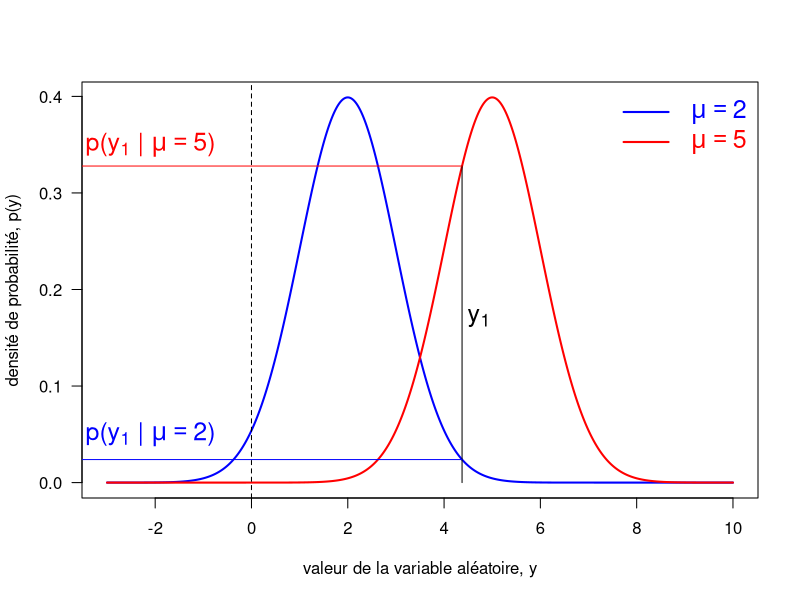
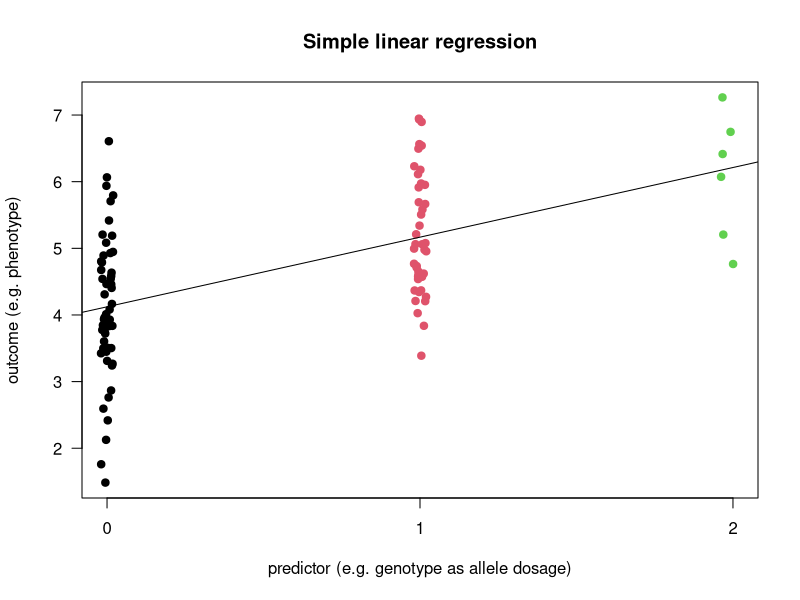
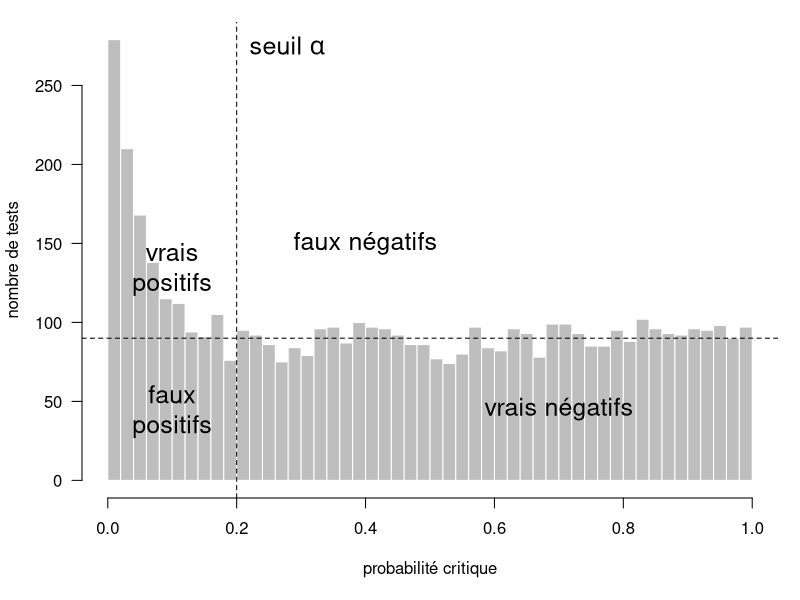
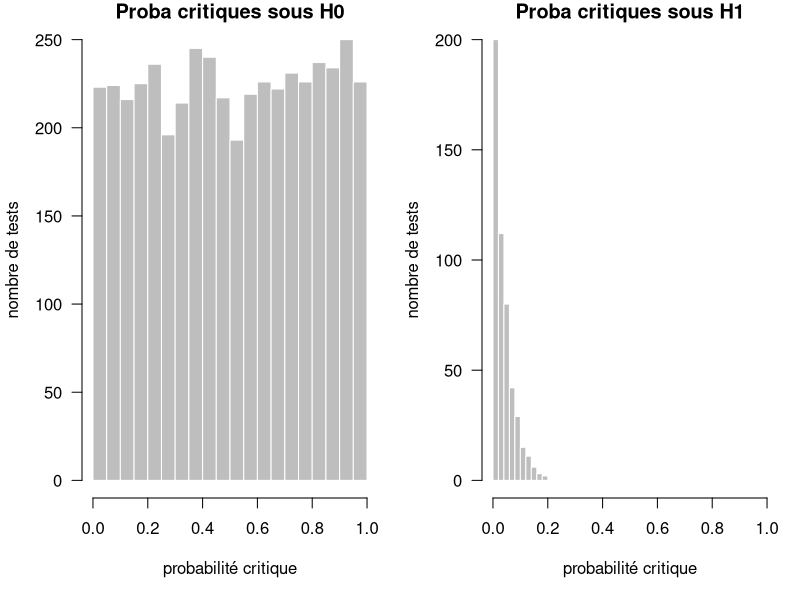
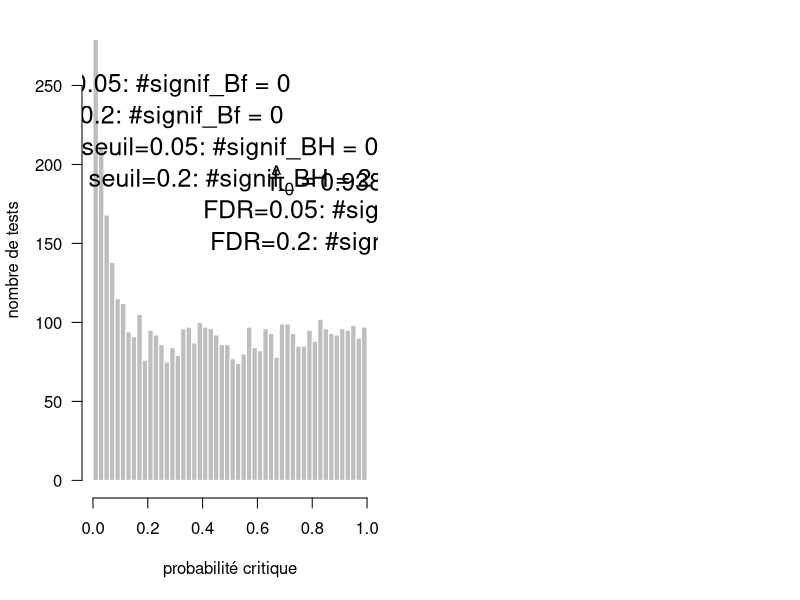

Source code (R) for these figures, in order:
## ---- chunk 1
R.v.maj <- as.numeric(R.version$major)
R.v.min.1 <- as.numeric(strsplit(R.version$minor, "\\.")[[1]][1])
if(R.v.maj < 2 || (R.v.maj == 2 && R.v.min.1 < 15))
  stop("requires R >= 2.15", call.=FALSE)

suppressPackageStartupMessages(library(knitr))
opts_chunk$set(echo=TRUE, warning=TRUE, message=TRUE, cache=FALSE)

suppressPackageStartupMessages(library(qvalue))
## ---- chunk 2
set.seed(1)
y <- rnorm(n=3, mean=5, sd=1)
## ---- chunk 3
x <- seq(from=-3, to=10, length.out=1000)
plot(x=x, y=dnorm(x=x, mean=2, sd=1), type="l", col="blue",
     main="", las=1, lwd=2,
     xlab="valeur de la variable aléatoire, y",
     ylab="densité de probabilité, p(y)")
points(x=x, y=dnorm(x=x, mean=5, sd=1), type="l", col="red", lwd=2)
abline(v=0, lty=2)
legend("topright", legend=c(expression(mu==2), expression(mu==5)),
       col=c("blue", "red"), text.col=c("blue", "red"),
       lty=1, bty="n", cex=1.5, lwd=2)
segments(x0=y[1], y0=0, x1=y[1], y1=dnorm(x=y[1], mean=5, sd=1))
text(x=1.08*y[1], y=0.17, labels=expression(y[1]), cex=1.5)
segments(x0=y[1], y0=dnorm(x=y[1], mean=2, sd=1),
         x1=-5, y1=dnorm(x=y[1], mean=2, sd=1), col="blue")
text(x=-2.1, y=0.05, labels=expression(paste("p(", y[1], " | ", mu == 2, ")",
  sep="")), cex=1.5, col="blue")
segments(x0=y[1], y0=dnorm(x=y[1], mean=5, sd=1),
         x1=-5, y1=dnorm(x=y[1], mean=5, sd=1), col="red")
text(x=-2.1, y=0.35, labels=expression(paste("p(", y[1], " | ", mu == 5, ")",
  sep="")), cex=1.5, col="red")
## ---- chunk 4
set.seed(1859)
N <- 100
x <- rbinom(n=N, size=2, prob=0.3)
mu <- 4
pve <- 0.4 # = var(x beta) / var(y)
sigma <- 1
(beta <- sigma * sqrt(pve / ((1 - pve) * var(x))))
e <- rnorm(n=N, mean=0, sd=sigma)
y <- mu + beta * x + e
## ---- chunk 5
res <- lm(y ~ x); summary(res)
(sigma.hat <- sqrt((1/(N-2) * sum(res$residuals^2))))
## ---- chunk 6
(beta.hat <- ((t(x) %*% y - N * mean(x) * mean(y)) /
                (t(x) %*% x - N * mean(x)^2))[1,1])
(sigma.hat <- sqrt((1/(N-2) * sum(res$residuals^2))))
(se.beta.hat <- sqrt(sigma.hat^2 /
                       (t(x) %*% x - N * mean(x)^2)[1,1]))
## ---- chunk 7
(z.score <- beta.hat / se.beta.hat)
(pvalue <- 2 * pt(q=z.score, df=N-2, lower.tail=FALSE))
(pvalue <- 2 * pnorm(q=z.score, mean=0, sd=1, lower.tail=FALSE))
## ---- chunk 8
plot(x=0, type="n", xlim=range(x), ylim=range(y), xaxt="n", las=1,
     xlab="predictor (e.g. genotype as allele dosage)",
     ylab="outcome (e.g. phenotype)",
     main="Simple linear regression")
axis(side=1, at=c(0,1,2))
for(i in unique(x))
  points(x=jitter(x[x == i]), y=y[x == i], col=i+1, pch=19)
abline(a=coefficients(res)[1], b=coefficients(res)[2])
## ---- chunk 9
set.seed(1859); P <- 5000; P1 <- 500
pvalues.0 <- runif(n=P-P1, min=0, max=1)
pvalues.1 <- rbeta(n=P1, shape1=1, shape2=25)
pvalues <- c(pvalues.0, pvalues.1)
hist.pval.example <- function(show.msg=TRUE){
  par(mar=c(5,4,1,1)+0.1)
  hist(x=pvalues, breaks=50, col="grey", border="white", xlim=c(0,1),
       xlab="probabilité critique", ylab="nombre de tests", las=1,
       main="")
  if(show.msg){
    abline(v=0.2, lty=2)
    text(x=0.22, y=275, labels=expression(seuil~alpha), adj=0, cex=1.5)
    abline(h=90, lty=2)
    text(x=0.7, y=45, labels="vrais négatifs", cex=1.5)
    text(x=0.4, y=150, labels="faux négatifs", cex=1.5)
    text(x=0.1, y=45, labels="faux\npositifs", cex=1.5)
    text(x=0.1, y=135, labels="vrais\npositifs", cex=1.5)
  }
}
hist.pval.example(TRUE)
## ---- chunk 10
set.seed(1859)
par(mfrow=c(1,2))
hist(x=pvalues.0,
     breaks=25, col="grey", border="white", xlim=c(0,1), las=1,
     xlab="probabilité critique", ylab="nombre de tests",
     main="Proba critiques sous H0")
hist(x=pvalues.1,
     breaks=10, col="grey", border="white", xlim=c(0,1), las=1,
     xlab="probabilité critique", ylab="nombre de tests",
     main="Proba critiques sous H1")
## ---- chunk 11
hist.pval.example(FALSE)
pv.b <- p.adjust(pvalues, "bonferroni")
pv.bh <- p.adjust(pvalues, "BH")
text(x=0.2, y=250, labels=paste0("seuil=0.05: #signif_Bf = ",
                                   sum(pv.b <= 0.05)), cex=1.5)
text(x=0.2, y=230, labels=paste0("seuil=0.2: #signif_Bf = ",
                                   sum(pv.b <= 0.2)), cex=1.5)
text(x=0.5, y=210, labels=paste0("seuil=0.05: #signif_BH = ",
                                   sum(pv.bh <= 0.05)), cex=1.5)
text(x=0.5, y=190, labels=paste0("seuil=0.2: #signif_BH = ",
                                   sum(pv.bh <= 0.2)), cex=1.5)
qv <- qvalue(p=pvalues)
text(x=0.85, y=190, labels=bquote(hat(pi)[0] == .(format(qv$pi0, digits=3))),
     cex=1.5)
text(x=0.85, y=170, labels=paste0("FDR=0.05: #signif = ",
                                   sum(qv$qvalues <= 0.05)), cex=1.5)
text(x=0.85, y=150, labels=paste0("FDR=0.2: #signif = ",
                                   sum(qv$qvalues <= 0.2)), cex=1.5)
## ---- chunk 12
print(sessionInfo(), locale=FALSE)
